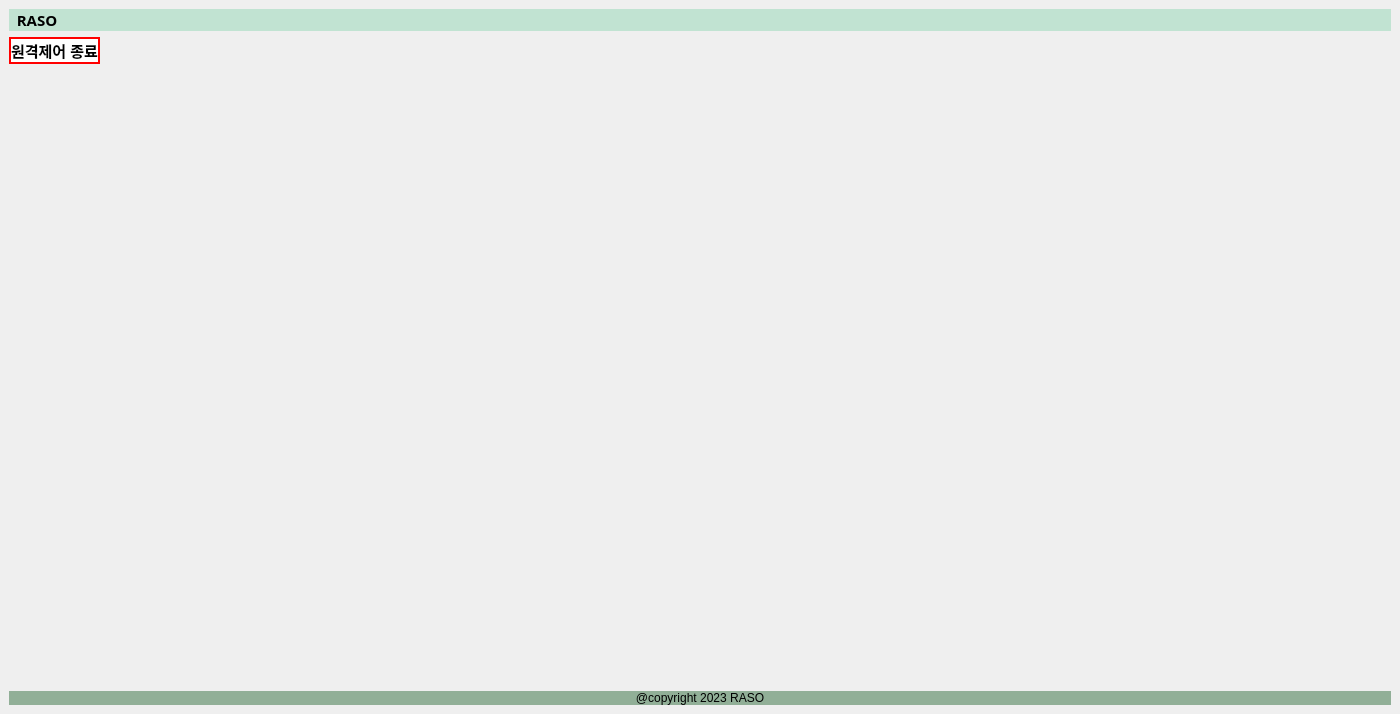
<?xml version="1.0" encoding="UTF-8"?>
<ui version="4.0">
 <class>RASO_RemoteControl</class>
 <widget class="QMainWindow" name="RASO_RemoteControl">
  <property name="enabled">
   <bool>true</bool>
  </property>
  <property name="geometry">
   <rect>
    <x>0</x>
    <y>0</y>
    <width>1400</width>
    <height>714</height>
   </rect>
  </property>
  <property name="windowTitle">
   <string>RASO_RemoteControl</string>
  </property>
  <widget class="QWidget" name="centralwidget">
   <layout class="QGridLayout" name="gridLayout_2">
    <item row="0" column="0">
     <layout class="QGridLayout" name="gridLayout">
      <item row="0" column="1" colspan="2">
       <widget class="QLabel" name="top_label">
        <property name="sizePolicy">
         <sizepolicy hsizetype="Preferred" vsizetype="Maximum">
          <horstretch>0</horstretch>
          <verstretch>0</verstretch>
         </sizepolicy>
        </property>
        <property name="font">
         <font>
          <family>Yu Gothic UI Semibold</family>
          <pointsize>11</pointsize>
          <weight>75</weight>
          <bold>true</bold>
         </font>
        </property>
        <property name="autoFillBackground">
         <bool>false</bool>
        </property>
        <property name="styleSheet">
         <string notr="true">background-color : rgb(193, 227, 210);</string>
        </property>
        <property name="frameShape">
         <enum>QFrame::NoFrame</enum>
        </property>
        <property name="text">
         <string>  RASO</string>
        </property>
        <property name="alignment">
         <set>Qt::AlignLeading|Qt::AlignLeft|Qt::AlignVCenter</set>
        </property>
        <property name="indent">
         <number>-1</number>
        </property>
       </widget>
      </item>
      <item row="1" column="1">
       <widget class="QPushButton" name="quitButton">
        <property name="enabled">
         <bool>true</bool>
        </property>
        <property name="sizePolicy">
         <sizepolicy hsizetype="Fixed" vsizetype="Fixed">
          <horstretch>0</horstretch>
          <verstretch>0</verstretch>
         </sizepolicy>
        </property>
        <property name="minimumSize">
         <size>
          <width>0</width>
          <height>0</height>
         </size>
        </property>
        <property name="font">
         <font>
          <family>Arial</family>
          <pointsize>11</pointsize>
          <weight>75</weight>
          <bold>true</bold>
         </font>
        </property>
        <property name="contextMenuPolicy">
         <enum>Qt::ActionsContextMenu</enum>
        </property>
        <property name="autoFillBackground">
         <bool>true</bool>
        </property>
        <property name="styleSheet">
         <string notr="true">border: 2px solid red;
background: rgb(255, 255, 255);</string>
        </property>
        <property name="text">
         <string>원격제어 종료</string>
        </property>
        <property name="iconSize">
         <size>
          <width>16</width>
          <height>16</height>
         </size>
        </property>
       </widget>
      </item>
      <item row="4" column="1" colspan="2">
       <widget class="QLabel" name="screen">
        <property name="autoFillBackground">
         <bool>true</bool>
        </property>
        <property name="text">
         <string/>
        </property>
        <property name="pixmap">
         <pixmap>../../Pictures/Screenshots/스크린샷 2023-06-13 230425.png</pixmap>
        </property>
        <property name="scaledContents">
         <bool>true</bool>
        </property>
        <property name="alignment">
         <set>Qt::AlignCenter</set>
        </property>
       </widget>
      </item>
      <item row="5" column="1" colspan="2">
       <widget class="QLabel" name="bottom_label">
        <property name="sizePolicy">
         <sizepolicy hsizetype="Preferred" vsizetype="Maximum">
          <horstretch>0</horstretch>
          <verstretch>0</verstretch>
         </sizepolicy>
        </property>
        <property name="autoFillBackground">
         <bool>false</bool>
        </property>
        <property name="styleSheet">
         <string notr="true">background-color : rgb(145, 175, 151);</string>
        </property>
        <property name="text">
         <string>@copyright 2023 RASO</string>
        </property>
        <property name="alignment">
         <set>Qt::AlignCenter</set>
        </property>
        <property name="indent">
         <number>-1</number>
        </property>
       </widget>
      </item>
     </layout>
    </item>
   </layout>
  </widget>
 </widget>
 <resources/>
 <connections/>
</ui>
